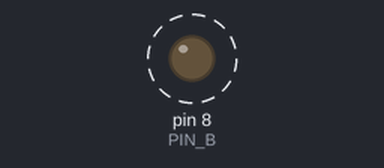
The sketch below on a simulated Arduino Uno, built with avr-gcc and run on an emulated ATmega328P. Parts: output pins drawn as LEDs (lit = HIGH). Dashed ring = blinking.

Above: at 0.5 s.
Timing chart, 0 to 4.6 s (numbered marks = the images above):
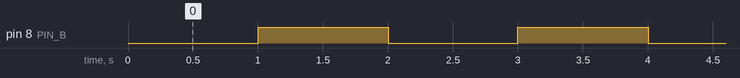

Measured:
- by itself, pin 8 (PIN_B): alternates HIGH for 1.0 s and LOW for 1.0 s

The sketch:

06_NonBlockingLedBlink.ino
```cpp
// 예제 6: 비차단(Non-blocking) 시간제어를 이용한 LED Toggle 제어
// millis()함수를 이용한 LED 1초 간격 토글

// LED 핀 정의(상수는 UPPER_SNAKE_CASE)
const int PIN_B = 8;

// 시간 및 상태 저장할 전역 변수
unsigned long lastTime = 0; // 마지막으로 LED 상태가 바뀐 시간을 저장
bool ledState = false; // 현재 LED 켜짐/꺼짐 상태 저장(false: 꺼짐)

void setup() {
  pinMode(PIN_B, OUTPUT);
}

void loop() {
  // 아두이노가 켜진 후 흘러간 현재 시간을 저장
  unsigned long now = millis();
  if(now - lastTime >= 1000){
    // 1초가 자났으므로 기준 시간을 현재 시간으로 갱신
    lastTime = now;
    // LED 상태 반전
    ledState =!ledState;
    // 반전된 상태를 실제 디지털 핀에 출력하여 LED ON-OFF
    digitalWrite(PIN_B, ledState);
  }
}


// // 예제 5: 2자리 FND 멀티플렉싱
// // 81 표시, delay가 짧아야 깜빡임 없음

// const int BCD_PINS[4] = {2, 3, 4, 5}; // DCBA = 5432
// const int DIGIT_PINS[2] = {6, 7}; // 10의 자리(6), 1의 자리(7)

// void setup() {
//   for(int pin : BCD_PINS) pinMode(pin, OUTPUT);
//   for(int pin : DIGIT_PINS) pinMode(pin, OUTPUT);
// }

// // BCD 출력 함수
// void writeBcd(int num){
//   for(int i=0; i<4; i++){
//     digitalWrite(BCD_PINS[i], bitRead(num, i));
//   }
// }

// void loop() {
//   int tens = 8;
//   int ones = 1;

//   // 10의 자리 FND 숫자 켜기
//   writeBcd(tens);
//   digitalWrite(DIGIT_PINS[0], HIGH); // 10의 자리 켜기
//   digitalWrite(DIGIT_PINS[1], LOW); // 1의 자리 끄기
//   delay(3);

//   // 1의 자리 FND 숫자 켜기
//   writeBcd(ones);
//   digitalWrite(DIGIT_PINS[0], LOW); // 10의 자리 끄기
//   digitalWrite(DIGIT_PINS[1], HIGH); // 1의 자리 켜기
//   delay(3);
// }
```
